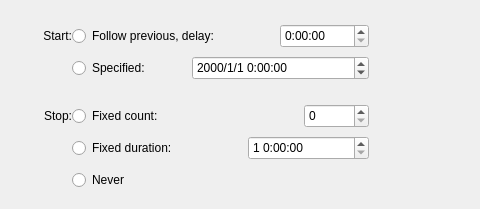
<?xml version="1.0" encoding="UTF-8"?>
<ui version="4.0">
 <class>ProgramCfger</class>
 <widget class="QFrame" name="ProgramCfger">
  <property name="geometry">
   <rect>
    <x>0</x>
    <y>0</y>
    <width>480</width>
    <height>209</height>
   </rect>
  </property>
  <widget class="QLabel" name="startLbl">
   <property name="geometry">
    <rect>
     <x>0</x>
     <y>24</y>
     <width>72</width>
     <height>24</height>
    </rect>
   </property>
   <property name="text">
    <string>Start:</string>
   </property>
   <property name="alignment">
    <set>Qt::AlignRight|Qt::AlignTrailing|Qt::AlignVCenter</set>
   </property>
  </widget>
  <widget class="QRadioButton" name="startFollowRbn">
   <property name="geometry">
    <rect>
     <x>72</x>
     <y>24</y>
     <width>209</width>
     <height>24</height>
    </rect>
   </property>
   <property name="text">
    <string>Follow previous, delay:</string>
   </property>
  </widget>
  <widget class="QTimeEdit" name="startFollowDelayTe">
   <property name="geometry">
    <rect>
     <x>280</x>
     <y>24</y>
     <width>89</width>
     <height>24</height>
    </rect>
   </property>
   <property name="displayFormat">
    <string>H:mm:ss</string>
   </property>
  </widget>
  <widget class="QRadioButton" name="startSpecifiedRtn">
   <property name="geometry">
    <rect>
     <x>72</x>
     <y>56</y>
     <width>111</width>
     <height>24</height>
    </rect>
   </property>
   <property name="text">
    <string>Specified:</string>
   </property>
  </widget>
  <widget class="QDateTimeEdit" name="startSpecifiedTimeDte">
   <property name="geometry">
    <rect>
     <x>192</x>
     <y>56</y>
     <width>177</width>
     <height>24</height>
    </rect>
   </property>
   <property name="displayFormat">
    <string>yyyy/M/d H:mm:ss</string>
   </property>
  </widget>
  <widget class="QLabel" name="stopLbl">
   <property name="geometry">
    <rect>
     <x>0</x>
     <y>104</y>
     <width>72</width>
     <height>24</height>
    </rect>
   </property>
   <property name="text">
    <string>Stop:</string>
   </property>
   <property name="alignment">
    <set>Qt::AlignRight|Qt::AlignTrailing|Qt::AlignVCenter</set>
   </property>
  </widget>
  <widget class="QRadioButton" name="stopNeverRbn">
   <property name="geometry">
    <rect>
     <x>72</x>
     <y>168</y>
     <width>115</width>
     <height>24</height>
    </rect>
   </property>
   <property name="text">
    <string>Never</string>
   </property>
  </widget>
  <widget class="QSpinBox" name="stopFixCountSpb">
   <property name="geometry">
    <rect>
     <x>304</x>
     <y>104</y>
     <width>65</width>
     <height>24</height>
    </rect>
   </property>
  </widget>
  <widget class="QRadioButton" name="stopFixCountRtn">
   <property name="geometry">
    <rect>
     <x>72</x>
     <y>104</y>
     <width>145</width>
     <height>24</height>
    </rect>
   </property>
   <property name="text">
    <string>Fixed count:</string>
   </property>
  </widget>
  <widget class="QDateTimeEdit" name="stopFixTimeDte">
   <property name="geometry">
    <rect>
     <x>248</x>
     <y>136</y>
     <width>121</width>
     <height>24</height>
    </rect>
   </property>
   <property name="displayFormat">
    <string>d H:mm:ss</string>
   </property>
  </widget>
  <widget class="QRadioButton" name="stopFixTimeRbn">
   <property name="geometry">
    <rect>
     <x>72</x>
     <y>136</y>
     <width>161</width>
     <height>24</height>
    </rect>
   </property>
   <property name="text">
    <string>Fixed duration:</string>
   </property>
  </widget>
 </widget>
 <resources/>
 <connections/>
</ui>
